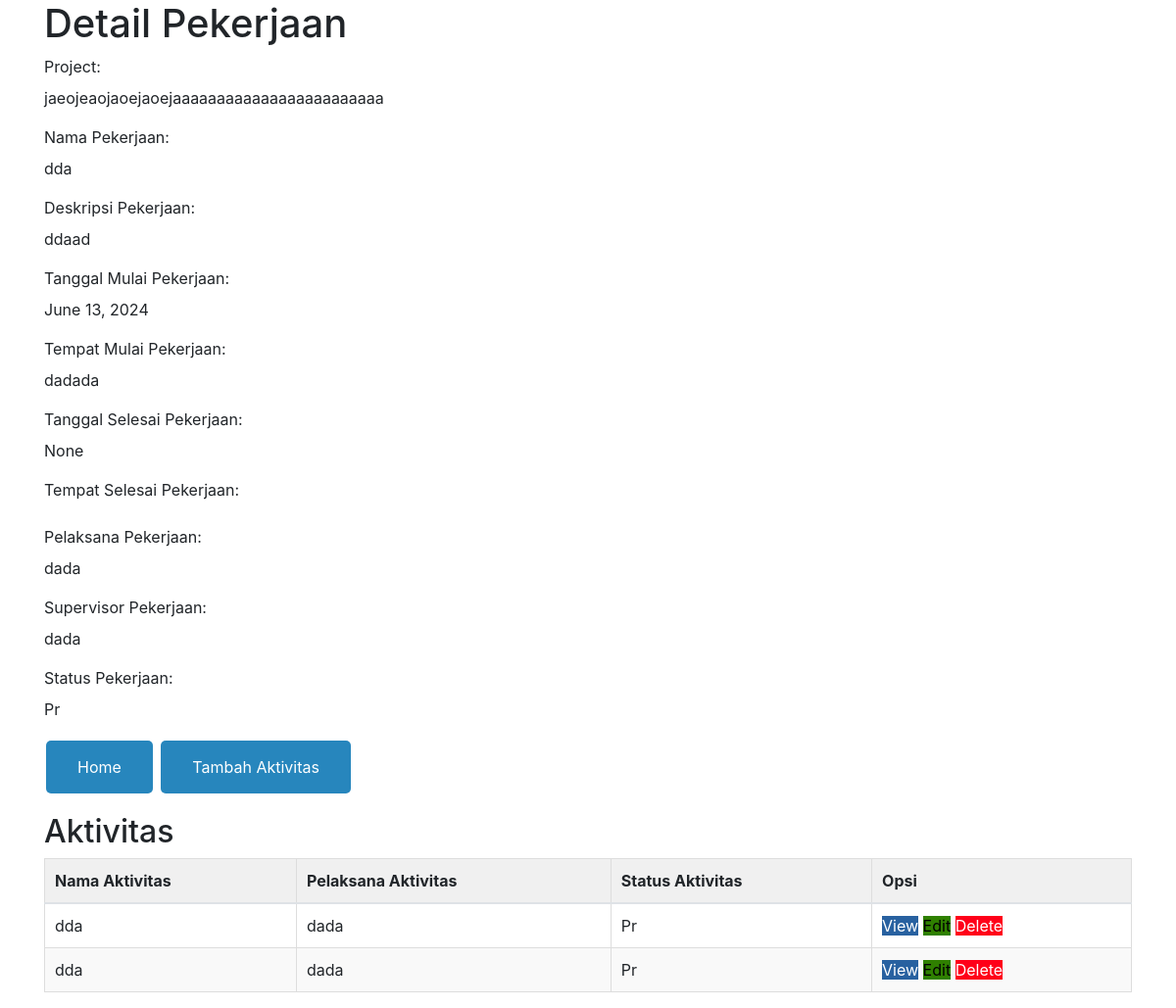
/main/view_pekerjaan/7/, run on the app's committed database.
### de/models.py (models this page shows, shortened)
class Pekerjaan(models.Model):
    project = models.ForeignKey(ProjectInfo, on_delete=models.CASCADE, related_name='pekerjaan', default=1)
    nama_pek = models.CharField(max_length=40)
    desk_pek = models.CharField(max_length=1000)
    tangmul_pek = models.DateField()
    tempatmul_pek = models.CharField(max_length=1000)
    tangsel_pek = models.DateField(blank=True, null=True)
    tempatsel_pek = models.CharField(max_length=1000, blank=True, null=True)
    pel_pek = models.CharField(max_length=1000)
    super_pek = models.CharField(max_length=50)
    status_pek = models.TextField()

class ProjectInfo(models.Model):
    nama_project = models.CharField(max_length=100)
    tujuan_project = models.CharField(max_length=1000)
    tangmul_project = models.DateField()
    tangsel_project = models.DateField()
    pic_project = models.CharField(max_length=40)
    status_project = models.TextField()
    tanggal_add = models.DateField(auto_now=True)

class Aktivitas(models.Model):
    pekerjaan = models.ForeignKey(Pekerjaan, on_delete=models.CASCADE, related_name='aktivitas' ,  default=1)
    nama_akti = models.CharField(max_length=50)
    wakpel_akti = models.DateField()
    pel_akti = models.CharField(max_length=1000)
    eval_akti = models.CharField(max_length=1000)
    ren_akti = models.CharField(max_length=1000)
    status_pek = models.TextField()

### de/views.py (the view)
# urls.py: path('main/view_pekerjaan/<int:id>/', views.view_pekerjaan, name='view_pekerjaan'),
def view_pekerjaan(request, id):
    pekerjaan = get_object_or_404(Pekerjaan, pk=id)
    context = {
        'pekerjaan': pekerjaan
    }
    return render(request, 'de/pekerjaan_detail.html', context)

### de/templates/de/pekerjaan_detail.html (shortened to what this page needs)
  {% extends 'master.html' %}
  {% load crispy_forms_tags %}
  {% block content %}
  <head>
  </head>
  <h1>Detail Pekerjaan</h1>
  <div id="pekerjaan_details">
      <div class="form-input">
        <label>Project:</label>
        <p>{{ pekerjaan.project.nama_project }}</p>
      </div>
      <div class="form-input">
        <label>Nama Pekerjaan:</label>
        <p>{{ pekerjaan.nama_pek }}</p>
      </div>
      <div class="form-input">
        <label>Deskripsi Pekerjaan:</label>
        <p>{{ pekerjaan.desk_pek }}</p>
      </div>
      <div class="form-input">
        <label>Tanggal Mulai Pekerjaan:</label>
        <p>{{ pekerjaan.tangmul_pek }}</p>
      </div>
      <div class="form-input">
        <label>Tempat Mulai Pekerjaan:</label>
        <p>{{ pekerjaan.tempatmul_pek }}</p>
      </div>
      <div class="form-input">
        <label>Tanggal Selesai Pekerjaan:</label>
        <p>{{ pekerjaan.tangsel_pek }}</p>
      </div>
      <div class="form-input">
        <label>Tempat Selesai Pekerjaan:</label>
      </div>
      <div class="form-input">
        <label>Pelaksana Pekerjaan:</label>
        <p>{{ pekerjaan.pel_pek }}</p>
      </div>
      <div class="form-input">
        <label>Supervisor Pekerjaan:</label>
        <p>{{ pekerjaan.super_pek }}</p>
      </div>
      <div class="form-input">
        <label>Status Pekerjaan:</label>
        <p>{{ pekerjaan.status_pek }}</p>
      </div>
  </div>
  <div class="main-content-body">
    <a href="{% url 'de:main_page' %}" class="button">Home</a>
    <a href="{% url 'de:set_aktivitas' pekerjaan.id %}" class="button">Tambah Aktivitas</a>
  </div>
  <div>
    <h2>Aktivitas</h2>
    <table class="table">
      <thead>
          <tr>
              <th scope="col">Nama Aktivitas</th>
              <th scope="col">Pelaksana Aktivitas</th>
              <th scope="col">Status Aktivitas</th>
              <th scope="col">Opsi</th>
          </tr>
      </thead>
      <tbody>
          {% for aktivitas in pekerjaan.aktivitas.all %}
          <tr class="record">
              <td>{{ aktivitas.nama_akti }}</td>
              <td>{{ aktivitas.pel_akti }}</td>
              <td>{{ aktivitas.status_pek }}</td>
              <td>
                <form method="post" action="#">
                    <a href="{% url 'de:view_aktivitas' aktivitas.id %}" style="background-color: #2861a0; color: white;">View</a>
                    <a href="{% url 'de:edit_aktivitas' aktivitas.id %}" style="background-color: #2f8000; color: black;">Edit</a>
                    <a href="{% url 'de:delete_aktivitas' aktivitas.id %}" style="background-color: #ff0019; color: white;">Delete</a>
                </form>
              </td>
          </tr>
          {% endfor %}
      </tbody>
    </table>
  </div>
  {% endblock %}

### de/templates/de/pekerjaan_detail.html (style rules this page uses)
.button { background-color: #2786BD; border: none; color: white; padding: 15px 32px; text-align: center; text-decoration: none; display: inline-block; font-size: 16px; margin: 4px 2px; cursor: pointer; border-radius: 5px; margin-bottom: 20px; }
.table { border-collapse: collapse; width: 100%; }
.table th,.table td { border: 1px solid #ddd; padding: 10px; text-align: left; }
.table th { background-color: #f0f0f0; }
.table tr:nth-child(even) { background-color: #f9f9f9; }

### data on the page
Pekerjaan: project.nama_project "jaeojeaojaoejaoejaaaaaaaaaaaaaaaaaaaaaaaa", nama_pek "dda", desk_pek "ddaad", tangmul_pek "June 13, 2024", tempatmul_pek "dadada", tangsel_pek "None", pel_pek "dada", super_pek "dada", status_pek "Pr"
Aktivitas: nama_akti "dda", pel_akti "dada", status_pek "Pr"
Aktivitas: nama_akti "dda", pel_akti "dada", status_pek "Pr"
